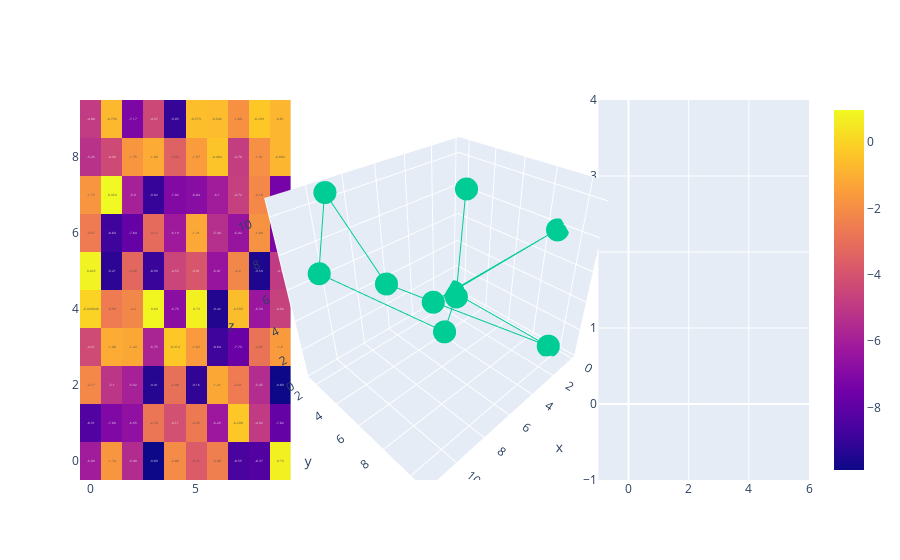

The cell this chart's notebook holds for it:
### Code cell
fig = subplots.make_subplots(1,3)
fig.add_trace(go.Histogram2d(z=torch.rand(10,10), hoverinfo='none',name="A"),row=1,col=3,)
t = torch.empty(10,10).uniform_(-10,1)
fig.add_heatmap(z=t,texttemplate="%{z:.3}", hoverinfo='none',name="B")
t = torch.empty(3,10).uniform_(0,13)
x,y,z= t
fig.add_trace(go.Scatter3d(x=x,y=y,z=z, hoverinfo='none',name="C"))
fig.show(config=fig_config)
